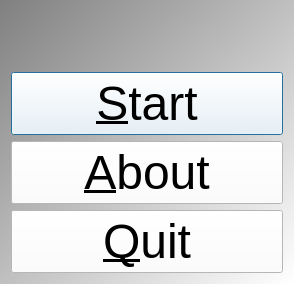
<?xml version="1.0" encoding="UTF-8"?>
<ui version="4.0">
 <class>QtTestQrcFileMenuDialog</class>
 <widget class="QDialog" name="QtTestQrcFileMenuDialog">
  <property name="geometry">
   <rect>
    <x>0</x>
    <y>0</y>
    <width>294</width>
    <height>273</height>
   </rect>
  </property>
  <property name="font">
   <font>
    <pointsize>36</pointsize>
   </font>
  </property>
  <property name="windowTitle">
   <string>TestQrcFile</string>
  </property>
  <property name="windowIcon">
   <iconset>
    <normaloff>:/images/ToolTestQrcFileIcon.png</normaloff>:/images/ToolTestQrcFileIcon.png</iconset>
  </property>
  <property name="styleSheet">
   <string notr="true">QDialog { 
background-color: qlineargradient(x1: 0, y1: 0, x2: 1, y2: 1, stop: 0  #808080, stop: 1 #ffffff);
}
QPushButton { background-color: rgb(255, 255, 255);  }
QPushButton { color: rgb(0,0,0); }
QPushButton { font: 32px, &quot;monospace&quot; }</string>
  </property>
  <layout class="QVBoxLayout" name="verticalLayout">
   <item>
    <widget class="QLabel" name="image_welcome">
     <property name="text">
      <string/>
     </property>
     <property name="pixmap">
      <pixmap resource="TestQrcFile.qrc">:/images/TestQrcFileWelcome.png</pixmap>
     </property>
     <property name="alignment">
      <set>Qt::AlignCenter</set>
     </property>
    </widget>
   </item>
   <item>
    <spacer name="verticalSpacer">
     <property name="orientation">
      <enum>Qt::Vertical</enum>
     </property>
     <property name="sizeHint" stdset="0">
      <size>
       <width>20</width>
       <height>40</height>
      </size>
     </property>
    </spacer>
   </item>
   <item>
    <widget class="QPushButton" name="button_start">
     <property name="text">
      <string>&amp;Start</string>
     </property>
    </widget>
   </item>
   <item>
    <widget class="QPushButton" name="button_about">
     <property name="text">
      <string>&amp;About</string>
     </property>
    </widget>
   </item>
   <item>
    <widget class="QPushButton" name="button_quit">
     <property name="text">
      <string>&amp;Quit</string>
     </property>
    </widget>
   </item>
  </layout>
 </widget>
 <resources>
  <include location="TestQrcFile.qrc"/>
 </resources>
 <connections/>
</ui>
